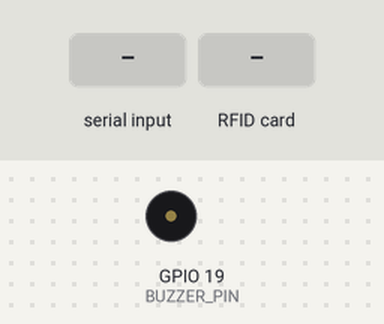
Simulated run of this program. Board: ESP32-S3. Shown: buzzer (waves = sounding). Inputs (shaded band) come from the test bench. WiFi joins after 1.5 s; servers stay silent unless stated; what the program prints to the serial monitor is not drawn.

Above: at 0.9 s.
1.0 s: "1" received over Serial
4.0 s: RFID card 70 F8 FA 21 held to the reader
At 4.4 s:
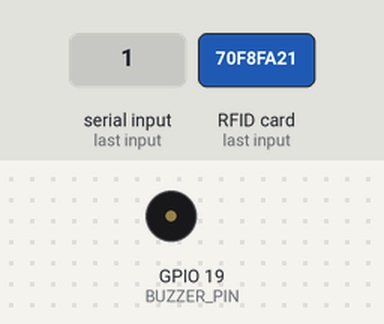
5.6 s: RFID card 5E 7A 19 C4 held to the reader
At 7.0 s:
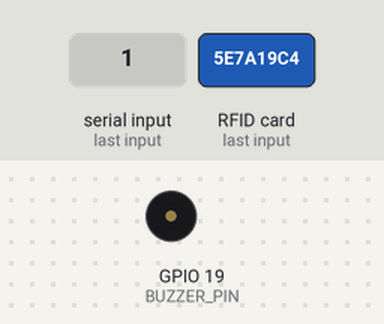
Timing chart, 0 to 8.6 s (numbered marks = the images above; inputs shaded):
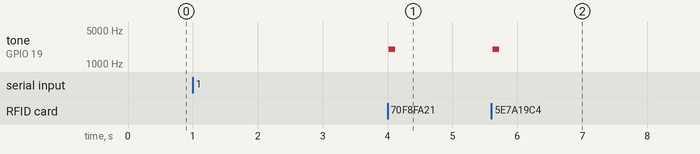

The program:

main.cpp
```cpp
#include <Arduino.h>

#include <WiFi.h>
#include <map>
#include <HTTPClient.h>

#include <LittleFS.h>
#include <FS.h>
#include <SPI.h>
#include <MFRC522.h>

#define DEBUG  // Comment this line to disable debug messages

const char* ssid = "ENDER CHEST";
const char* serverURL = "http://192.168.4.1/uid";

#define RST_PIN  4
#define SS_PIN   5
#define SCK_PIN  18  // or 25
#define MISO_PIN 12
#define MOSI_PIN 13

#define CARD1 "108e821" // Carte Corentin
#define CARD2 "73f4f16" // Carte Vierge
#define CARD3 "70f8fa21" // Carte Matteo
#define BUZZER_PIN 19

MFRC522 mfrc522(SS_PIN, RST_PIN); // Create instance
int state_scan = 0;

void check_scanned_card(String uid)
{
    if (uid == "")
        return;
    if (uid == CARD1 && state_scan == 0) {
        state_scan = 1;
        return;
    }
    if (uid == CARD2 && state_scan == 1) {
        state_scan = 2;
        return;
    }
    if (uid == CARD3 && state_scan == 2) {
        state_scan = 3;
        return;
    }
    state_scan = 0;
}

void NeutralBip() {
    tone(BUZZER_PIN, 2000, 100);
    delay(120);
    noTone(BUZZER_PIN);
}

void OpenBip() {
    tone(BUZZER_PIN, 1500, 80);
    delay(100);
    tone(BUZZER_PIN, 2000, 80);
    delay(100);
    tone(BUZZER_PIN, 2500, 80);
    delay(100);
    tone(BUZZER_PIN, 3000, 80);
    delay(100);
    tone(BUZZER_PIN, 3500, 300);
    delay(320);
    noTone(BUZZER_PIN);
}

void setup() {
    Serial.begin(115200);
    #ifdef DEBUG // Wait for serial to connect
        while (!Serial.available()) delay(50);
    #endif
    Serial.println("Démarrage ESP32...");
    SPI.begin(SCK_PIN, MISO_PIN, MOSI_PIN, SS_PIN);
    mfrc522.PCD_Init();
    WiFi.begin(ssid);
    Serial.print("Connecting to WiFi");
    while (WiFi.status() != WL_CONNECTED) {
        delay(500); Serial.print(".");
    }
    Serial.println("\nConnected to AP");
    Serial.println("Finished loading");
    pinMode(BUZZER_PIN, OUTPUT);
}

void loop() {
    String uid = "";
    if (!mfrc522.PICC_IsNewCardPresent() || !mfrc522.PICC_ReadCardSerial()) {
        return;
    }

    Serial.print("Card UID: ");
    for (byte i = 0; i < mfrc522.uid.size; i++) {
      uid += String(mfrc522.uid.uidByte[i], HEX);
    }

    NeutralBip();

    if (WiFi.status() == WL_CONNECTED) {
        HTTPClient http;
        http.begin(serverURL);
        http.addHeader("Content-Type", "text/plain");
        Serial.println(uid);
        check_scanned_card(uid);
        if (state_scan == 3) {
            OpenBip();
            int code = http.POST("true");
            Serial.print("POST response code: ");
            Serial.println(code);
            state_scan = 0;
        }
        uid = "";
        http.end();
    }
    Serial.println();
    mfrc522.PICC_HaltA();
}
```

Measured:
- after the input at 4.0 s, tone on GPIO 19 (BUZZER_PIN): silent → 2000 Hz at once, → silent 0.10 s later
- after the input at 5.6 s, tone on GPIO 19 (BUZZER_PIN): silent → 2000 Hz at once, → silent 0.10 s later
